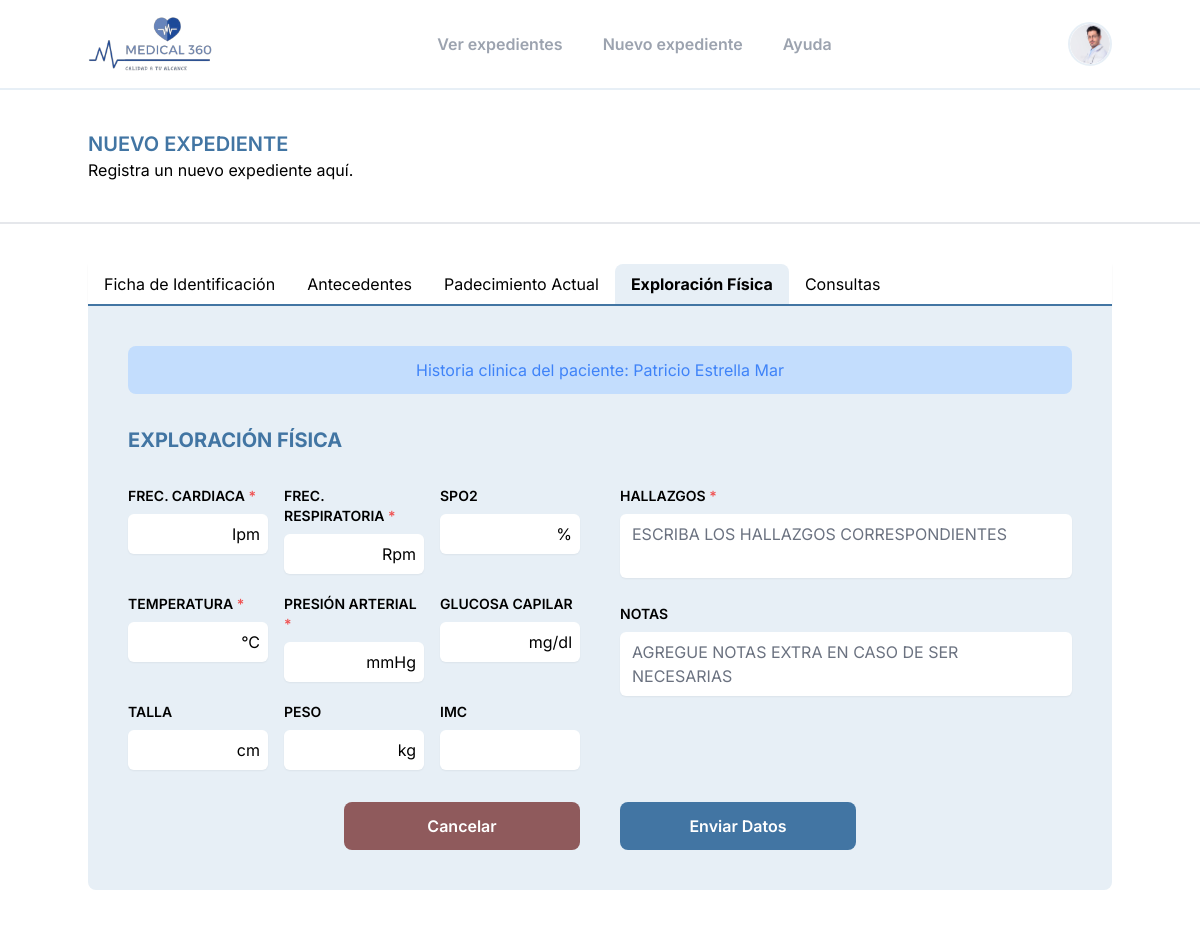
The page /create-file/exploracion/1/ (signed in) on the database as committed earlier.
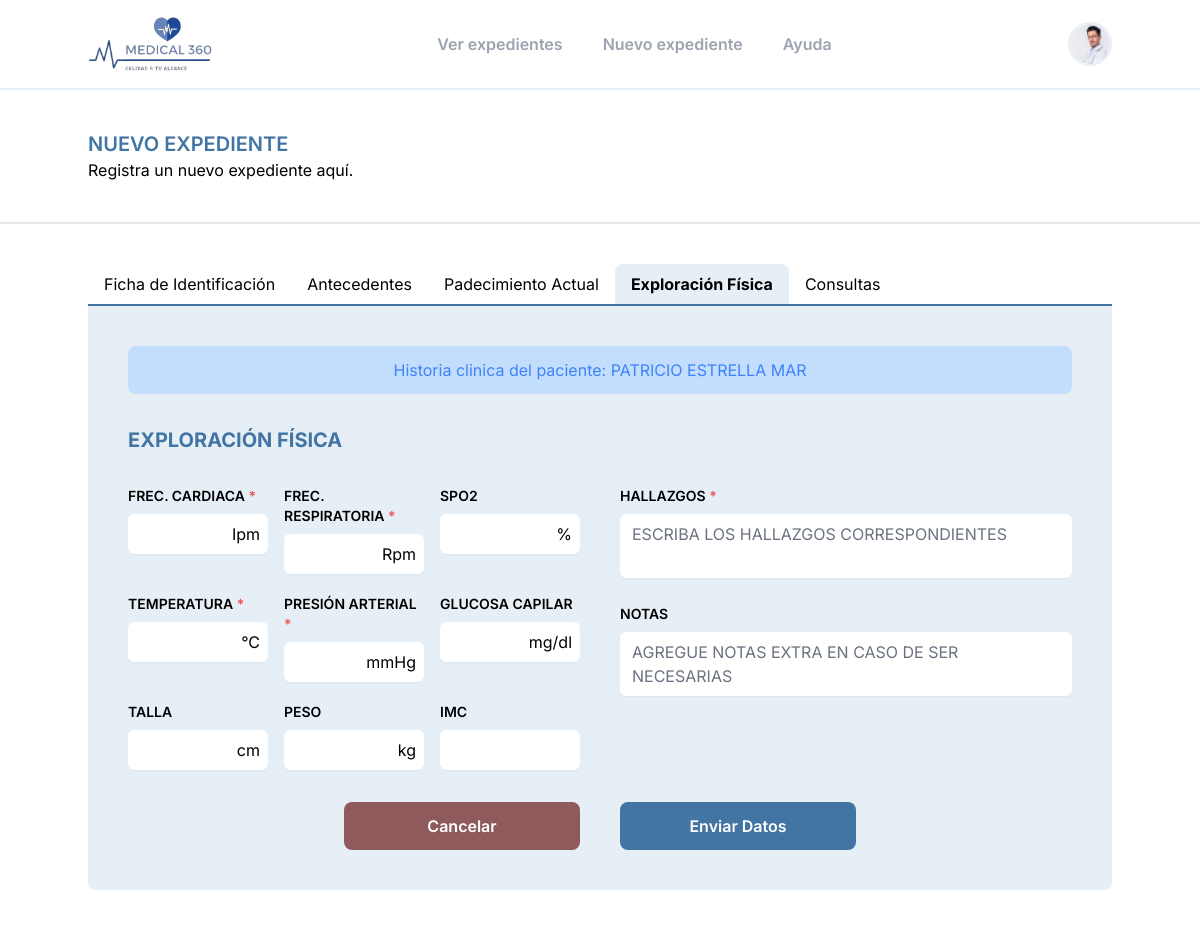
The same page on the database as committed later.
### medical/models.py (models this page shows, shortened)
class Paciente(models.Model):
    GENERO_CHOICES = [
        ('M', 'Masculino'),
        ('F', 'Femenino'),
    ]
    ESTADO_CIVIL_CHOICES = [
        ('SOLTERO', 'SOLTERO'),
        ('CASADO', 'CASADO'),
        ('UNION_LIBRE', 'UNION LIBRE'),
        ('DIVORCIADO', 'DIVORCIADO'),
        ('VIUDO', 'VIUDO'),
    ]
    GRUPO_RH_CHOICES = [
        ('A+', 'A+'),
        ('B+', 'B+'),
        ('O+', 'O+'),
        ('AB+', 'AB+'),
        ('A-', 'A-'),
        ('B-', 'B-'),
        ('O-', 'O-'),
        ('AB-', 'AB-'),
        ('DESC', 'DESCONOCIDO'),
    ]
    ESCOLARIDAD_CHOICES = [
        ('NINGUNA', 'NINGUNA'),
        ('PRIMARIA', 'PRIMARIA'),
        ('PRIMARIA_T', 'PRIMARIA TRUNCA'),
        ('SECUNDARIA', 'SECUNDARIA'),
        ('SECUNDARIA_T', 'SECUNDARIA TRUNCA'),
        ('PREPARATORIA', 'PREPARATORIA'),
        ('PREPARATORIA_T', 'PREPARATORIA TRUNCA'),
        ('TECNICO', 'CARRERA TECNICA'),
        ('TECNICO_T', 'CARRERA TECNICA TRUNCA'),
        ('LICENCIATURA', 'LICENCIATURA'),
        ('LICENCIATURA_T', 'LICENCIATURA TRUNCA'),
        ('SUPERIOR', 'SUPERIOR'),
]
    nombre = models.CharField(max_length=30)
    apellido_pat = models.CharField(max_length=30)
    apellido_mat = models.CharField(max_length=30)
    fecha_nacimiento = models.DateField()
    genero = models.CharField(max_length=10, choices=GENERO_CHOICES)
    grupo_rh = models.CharField(max_length=4, choices=GRUPO_RH_CHOICES, default='DESC')
    alergias = models.CharField(max_length=30)
    estado_civil = models.CharField(max_length=15, choices=ESTADO_CIVIL_CHOICES, blank=True, null=True)
    curp = models.CharField(max_length=18, blank=True, null=True)
    nacionalidad = models.CharField(max_length=20, blank=True, null=True)
    escolaridad = models.CharField(max_length=30, choices=ESCOLARIDAD_CHOICES, blank=True, null=True)
    religion = models.CharField(max_length=50, blank=True, null=True)
    direccion = models.CharField(max_length=200, blank=True, null=True)
    ocupacion = models.CharField(max_length=50, blank=True, null=True)
    empleador = models.CharField(max_length=100, blank=True, null=True)
    telefono_personal = models.CharField(max_length=10, blank=True, null=True)
    nombre_contacto_emergencia = models.CharField(max_length=100, blank=True, null=True)
    telefono_contacto_emergencia = models.CharField(max_length=10, blank=True, null=True)
    fecha_alta = models.DateField()
    notas = models.TextField(blank=True, null=True)

### medical/views.py (the view, shortened to what this page needs)
# urls.py: path('create-file/exploracion/<int:id_paciente>/', views.guarda_exploracion_view, name='guarda_exploracion'),
@login_required
def guarda_exploracion_view(request, id_paciente):
    paciente = get_object_or_404(Paciente, id=id_paciente)
    datos_formulario = request.POST.dict()
    return render(request, 'expedientes/create_exploracion.html', {'paciente': paciente,})

### templates/expedientes/create_exploracion.html (shortened to what this page needs)
{% extends "base_2.html" %} {% load static %} {% block content %}
<section class="lg:px-0 min-h-screen">
  {% include "plantillas/navbar.html" %}
  <div class="py-10 border-b-2 border-gray-200 bg-white md:px-6">
    <div class="lg:container lg:mx-auto">
      <h1 class="uppercase font-semibold text-main text-xl">
        Nuevo Expediente
      </h1>
      <p>Registra un nuevo expediente aquí.</p>
    </div>
  </div>
  <div class="py-10 bg-white md:px-6">
    {% include "plantillas/navbarFormularios.html" %}
    {% if paciente %}
    <div id="form_exploracion_fisica" class="formulario">
      <form
      id="formData_exploracion_fisica"
      class="lg:container lg:mx-auto bg-background p-10 space-y-8 rounded-b-lg"
      action="{% url 'medical:guarda_exploracion' id_paciente=paciente.id %}"
      method="post"
    >
        {% include "expedientes/forms/exploracion_fisica.html" %}
    </form>
    {% else %}
    <div id="no_paciente" class="lg:container lg:mx-auto bg-background p-10 space-y-8 rounded-b-lg text-center">
      <p>No se ha comenzado ningun registro</p>
    </div>
    {% endif %}
      </div>
  </div>
</section>
{% endblock %}

### templates/expedientes/forms/exploracion_fisica.html (shortened to what the changed rows need)
{% if paciente %}
<div class="w-full bg-blue-200 border-blue-500 text-blue-500  rounded-lg p-3 text-center">
  Historia clinica del paciente: {{ paciente.nombre }} {{ paciente.apellido_pat }} {{ paciente.apellido_mat }}
</div>
{% endif %}
<h1 class="text-xl font-bold text-main uppercase">Exploración Física</h1>
<div class="w-full gap-10 grid lg:grid-cols-2 ">
  <div class="space-y-5">
  </div>
  <div class="space-y-5">
  </div>
</div>
<div class="flex justify-center gap-10 mt-20">
  <a
    href="/"
    class="w-3/12 py-3 border-none bg-rojo focus:ring-2 focus:ring-offset-2 focus:ring-rojo text-center rounded-lg text-white font-semibold"
    >Cancelar</a
  >
  <button
  type="submit"
  class="w-3/12 py-3 border-none bg-main focus:ring-2 focus:ring-offset-2 focus:ring-main text-center rounded-lg text-white font-semibold"
  onclick="mostrarAlerta()"
>
</button>
</div>

Rows that differ between the two databases and show on the page:
changed Paciente: nombre "Patricio" → "PATRICIO"; apellido_pat "Estrella" → "ESTRELLA"; apellido_mat "Mar" → "MAR"
